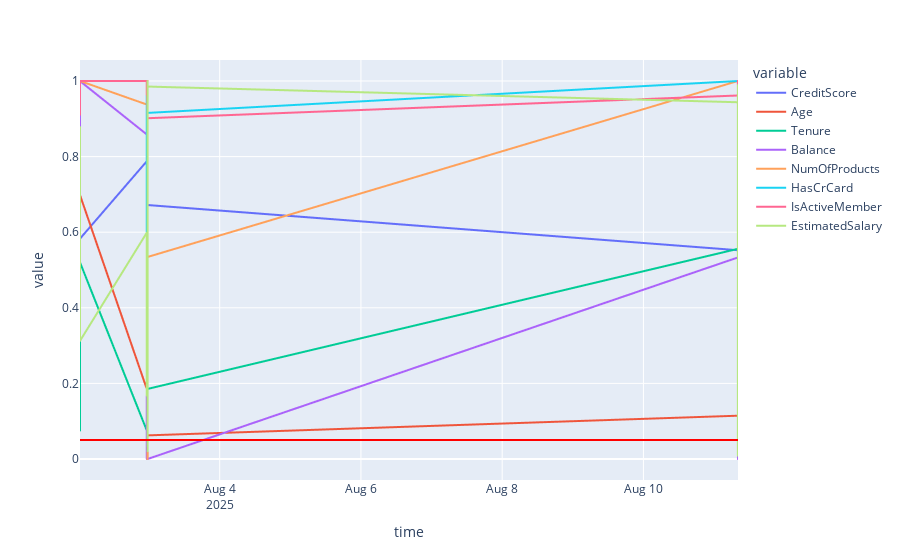

The cell this chart's notebook holds for it:
### Markdown cell above
### Values below the threshold (e.g. 0.05) indicate data drift

### Code cell
import plotly_express as px

fig = px.line(df_p_vals, x='time', y=feat_cols)
fig.add_hline(y=0.05, line_color='red')

### Figure 1 — Plotly figure (JSON) as saved in the notebook; plotly's stock layout.template omitted (floating-point values rounded to 4 significant figures; data arrays with more than 128 entries replaced by an {"elided": "..."} marker saying what was removed)
{"data": [{"hovertemplate": "variable=CreditScore<br>time=%{x}<br>value=%{y}<extra></extra>", "legendgroup": "CreditScore", "line": {"color": "#636efa", "dash": "solid"}, "marker": {"symbol": "circle"}, "mode": "lines", "name": "CreditScore", "showlegend": true, "type": "scattergl", "x": {"elided": "206 str values"}, "xaxis": "x", "y": {"elided": "206 float values"}, "yaxis": "y"}, {"hovertemplate": "variable=Age<br>time=%{x}<br>value=%{y}<extra></extra>", "legendgroup": "Age", "line": {"color": "#EF553B", "dash": "solid"}, "marker": {"symbol": "circle"}, "mode": "lines", "name": "Age", "showlegend": true, "type": "scattergl", "x": {"elided": "206 str values"}, "xaxis": "x", "y": {"elided": "206 float values"}, "yaxis": "y"}, {"hovertemplate": "variable=Tenure<br>time=%{x}<br>value=%{y}<extra></extra>", "legendgroup": "Tenure", "line": {"color": "#00cc96", "dash": "solid"}, "marker": {"symbol": "circle"}, "mode": "lines", "name": "Tenure", "showlegend": true, "type": "scattergl", "x": {"elided": "206 str values"}, "xaxis": "x", "y": {"elided": "206 float values"}, "yaxis": "y"}, {"hovertemplate": "variable=Balance<br>time=%{x}<br>value=%{y}<extra></extra>", "legendgroup": "Balance", "line": {"color": "#ab63fa", "dash": "solid"}, "marker": {"symbol": "circle"}, "mode": "lines", "name": "Balance", "showlegend": true, "type": "scattergl", "x": {"elided": "206 str values"}, "xaxis": "x", "y": {"elided": "206 float values"}, "yaxis": "y"}, {"hovertemplate": "variable=NumOfProducts<br>time=%{x}<br>value=%{y}<extra></extra>", "legendgroup": "NumOfProducts", "line": {"color": "#FFA15A", "dash": "solid"}, "marker": {"symbol": "circle"}, "mode": "lines", "name": "NumOfProducts", "showlegend": true, "type": "scattergl", "x": {"elided": "206 str values"}, "xaxis": "x", "y": {"elided": "206 float values"}, "yaxis": "y"}, {"hovertemplate": "variable=HasCrCard<br>time=%{x}<br>value=%{y}<extra></extra>", "legendgroup": "HasCrCard", "line": {"color": "#19d3f3", "dash": "solid"}, "marker": {"symbol": "circle"}, "mode": "lines", "name": "HasCrCard", "showlegend": true, "type": "scattergl", "x": {"elided": "206 str values"}, "xaxis": "x", "y": {"elided": "206 float values"}, "yaxis": "y"}, {"hovertemplate": "variable=IsActiveMember<br>time=%{x}<br>value=%{y}<extra></extra>", "legendgroup": "IsActiveMember", "line": {"color": "#FF6692", "dash": "solid"}, "marker": {"symbol": "circle"}, "mode": "lines", "name": "IsActiveMember", "showlegend": true, "type": "scattergl", "x": {"elided": "206 str values"}, "xaxis": "x", "y": {"elided": "206 float values"}, "yaxis": "y"}, {"hovertemplate": "variable=EstimatedSalary<br>time=%{x}<br>value=%{y}<extra></extra>", "legendgroup": "EstimatedSalary", "line": {"color": "#B6E880", "dash": "solid"}, "marker": {"symbol": "circle"}, "mode": "lines", "name": "EstimatedSalary", "showlegend": true, "type": "scattergl", "x": {"elided": "206 str values"}, "xaxis": "x", "y": {"elided": "206 float values"}, "yaxis": "y"}], "layout": {"legend": {"title": {"text": "variable"}, "tracegroupgap": 0}, "margin": {"t": 60}, "shapes": [{"line": {"color": "red"}, "type": "line", "x0": 0, "x1": 1, "xref": "x domain", "y0": 0.05, "y1": 0.05, "yref": "y"}], "xaxis": {"anchor": "y", "domain": [0, 1], "title": {"text": "time"}}, "yaxis": {"anchor": "x", "domain": [0, 1], "title": {"text": "value"}}}}
